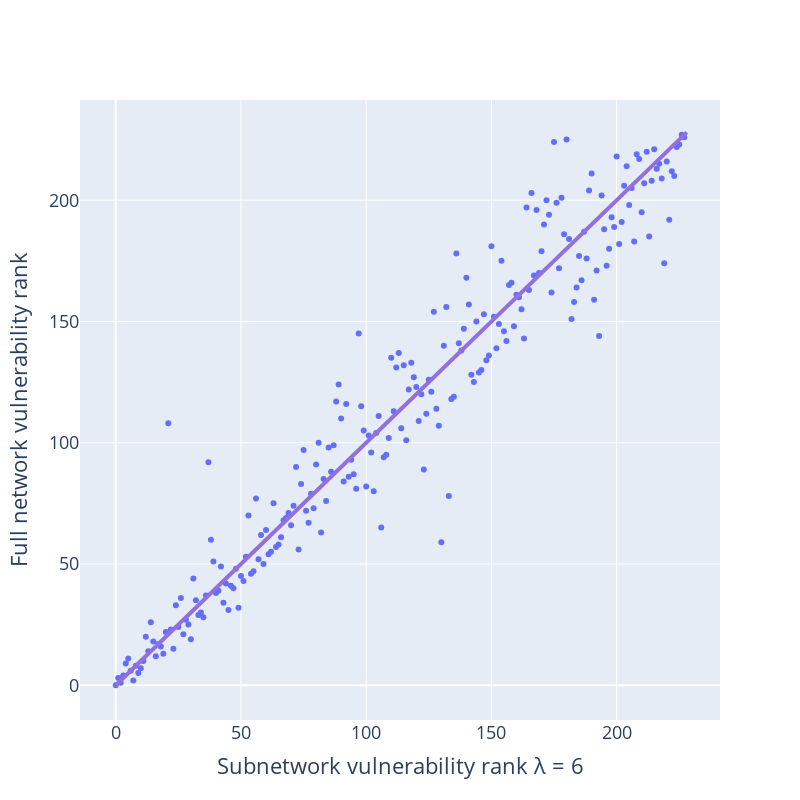

The notebook cell this image was saved under:
### Code cell
import plotly.graph_objects as go
import numpy as np


full_vuls_ranks = {k:i for i, k in enumerate(vuls[9].keys())}

sub_vuls_sorted_ranks = defaultdict(dict)


for lmbd in range(1,10):
    sub_vuls_sorted_ranks[lmbd] = {k:sub_vuls_ranks[lmbd][k] for k in vuls[9].keys()}


lmbd = 4
x = list(sub_vuls_sorted_ranks[lmbd].values())
y = list(full_vuls_ranks.values())
fig = go.Figure(data=go.Scatter(x=x, \
                                y=y, mode='markers'))
                    
fig.add_shape(type="line",
    x0=0, y0=0, x1=228, y1=228,
    line=dict(
        color="MediumPurple",
        width=4,
        #dash="dot",
    )
)
fig.update_layout(
    #title="Plot Title",
    xaxis_title="Subnetwork vulnerability rank \u03BB = 6",
    yaxis_title="Full network vulnerability rank",
    legend_title="Legend Title",
    font=dict(
        size=18,
    )
)
fig.update_layout(dict(width=800, height=800))
#plot(fig, filename='latex', include_mathjax='cdn')
fig.show()

### Figure 1 — Plotly figure (JSON) as saved in the notebook; plotly's stock layout.template omitted (floating-point values rounded to 4 significant figures; data arrays with more than 128 entries replaced by an {"elided": "..."} marker saying what was removed)
{"data": [{"mode": "markers", "type": "scatter", "x": {"elided": "228 int values"}, "y": {"elided": "228 int values"}}], "layout": {"font": {"size": 18}, "height": 800, "legend": {"title": {"text": "Legend Title"}}, "shapes": [{"line": {"color": "MediumPurple", "width": 4}, "type": "line", "x0": 0, "x1": 228, "y0": 0, "y1": 228}], "width": 800, "xaxis": {"title": {"text": "Subnetwork vulnerability rank λ = 6"}}, "yaxis": {"title": {"text": "Full network vulnerability rank"}}}}
